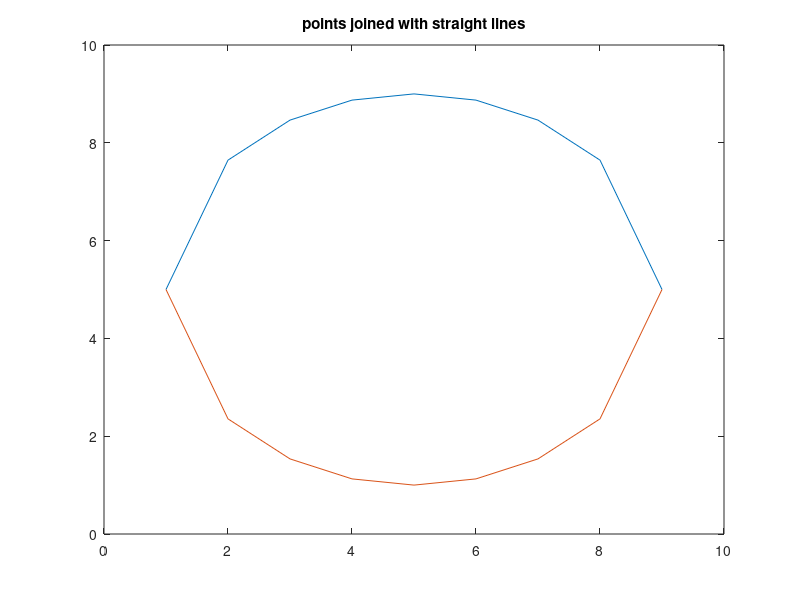

Write the MATLAB code that produced this figure.
% test B-spline

% create set of points (circle)
% center: (5,5), radius 4
a = 5;
b = 5;
r = 4;

x  = a-r:a+r;
y1 = sqrt(r^2 - (x-a).^2) + b;
y2 = -sqrt(r^2 - (x-a).^2) + b;

figure;
plot(x,y1)
hold on
plot(x,y2)
title('points joined with straight lines')
% approximate by B-splines

